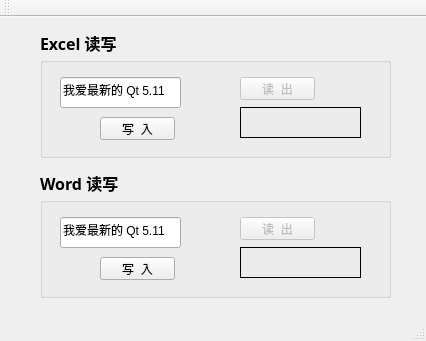
<?xml version="1.0" encoding="UTF-8"?>
<ui version="4.0">
 <class>MainWindow</class>
 <widget class="QMainWindow" name="MainWindow">
  <property name="geometry">
   <rect>
    <x>0</x>
    <y>0</y>
    <width>426</width>
    <height>341</height>
   </rect>
  </property>
  <property name="windowTitle">
   <string>Office 操作示例</string>
  </property>
  <widget class="QWidget" name="centralWidget">
   <widget class="QLabel" name="label">
    <property name="geometry">
     <rect>
      <x>40</x>
      <y>10</y>
      <width>91</width>
      <height>31</height>
     </rect>
    </property>
    <property name="font">
     <font>
      <family>微软雅黑</family>
      <pointsize>12</pointsize>
      <weight>75</weight>
      <bold>true</bold>
     </font>
    </property>
    <property name="text">
     <string>Excel 读写</string>
    </property>
   </widget>
   <widget class="QGroupBox" name="groupBox">
    <property name="geometry">
     <rect>
      <x>40</x>
      <y>40</y>
      <width>351</width>
      <height>101</height>
     </rect>
    </property>
    <property name="title">
     <string/>
    </property>
    <widget class="QPushButton" name="writeExcelPushButton">
     <property name="geometry">
      <rect>
       <x>60</x>
       <y>60</y>
       <width>75</width>
       <height>23</height>
      </rect>
     </property>
     <property name="text">
      <string>写  入</string>
     </property>
    </widget>
    <widget class="QPushButton" name="readExcelPushButton">
     <property name="enabled">
      <bool>false</bool>
     </property>
     <property name="geometry">
      <rect>
       <x>200</x>
       <y>20</y>
       <width>75</width>
       <height>23</height>
      </rect>
     </property>
     <property name="text">
      <string>读  出</string>
     </property>
    </widget>
    <widget class="QLineEdit" name="InExcelLineEdit">
     <property name="geometry">
      <rect>
       <x>20</x>
       <y>20</y>
       <width>121</width>
       <height>31</height>
      </rect>
     </property>
     <property name="text">
      <string>我爱最新的 Qt 5.11</string>
     </property>
    </widget>
    <widget class="QLabel" name="OutExcelLabel">
     <property name="geometry">
      <rect>
       <x>200</x>
       <y>50</y>
       <width>121</width>
       <height>31</height>
      </rect>
     </property>
     <property name="frameShape">
      <enum>QFrame::Panel</enum>
     </property>
     <property name="frameShadow">
      <enum>QFrame::Plain</enum>
     </property>
     <property name="text">
      <string/>
     </property>
    </widget>
   </widget>
   <widget class="QLabel" name="label_2">
    <property name="geometry">
     <rect>
      <x>40</x>
      <y>150</y>
      <width>91</width>
      <height>31</height>
     </rect>
    </property>
    <property name="font">
     <font>
      <family>微软雅黑</family>
      <pointsize>12</pointsize>
      <weight>75</weight>
      <bold>true</bold>
     </font>
    </property>
    <property name="text">
     <string>Word 读写</string>
    </property>
   </widget>
   <widget class="QGroupBox" name="groupBox_2">
    <property name="geometry">
     <rect>
      <x>40</x>
      <y>180</y>
      <width>351</width>
      <height>101</height>
     </rect>
    </property>
    <property name="title">
     <string/>
    </property>
    <widget class="QPushButton" name="writeWordPushButton">
     <property name="geometry">
      <rect>
       <x>60</x>
       <y>60</y>
       <width>75</width>
       <height>23</height>
      </rect>
     </property>
     <property name="text">
      <string>写  入</string>
     </property>
    </widget>
    <widget class="QPushButton" name="readWordPushButton">
     <property name="enabled">
      <bool>false</bool>
     </property>
     <property name="geometry">
      <rect>
       <x>200</x>
       <y>20</y>
       <width>75</width>
       <height>23</height>
      </rect>
     </property>
     <property name="text">
      <string>读  出</string>
     </property>
    </widget>
    <widget class="QLineEdit" name="InWordLineEdit">
     <property name="geometry">
      <rect>
       <x>20</x>
       <y>20</y>
       <width>121</width>
       <height>31</height>
      </rect>
     </property>
     <property name="text">
      <string>我爱最新的 Qt 5.11</string>
     </property>
    </widget>
    <widget class="QLabel" name="OutWordLabel">
     <property name="geometry">
      <rect>
       <x>200</x>
       <y>50</y>
       <width>121</width>
       <height>31</height>
      </rect>
     </property>
     <property name="frameShape">
      <enum>QFrame::Panel</enum>
     </property>
     <property name="frameShadow">
      <enum>QFrame::Plain</enum>
     </property>
     <property name="text">
      <string/>
     </property>
    </widget>
   </widget>
  </widget>
  <widget class="QMenuBar" name="menuBar">
   <property name="geometry">
    <rect>
     <x>0</x>
     <y>0</y>
     <width>426</width>
     <height>23</height>
    </rect>
   </property>
  </widget>
  <widget class="QToolBar" name="mainToolBar">
   <attribute name="toolBarArea">
    <enum>TopToolBarArea</enum>
   </attribute>
   <attribute name="toolBarBreak">
    <bool>false</bool>
   </attribute>
  </widget>
  <widget class="QStatusBar" name="statusBar"/>
 </widget>
 <layoutdefault spacing="6" margin="11"/>
 <resources/>
 <connections/>
</ui>
